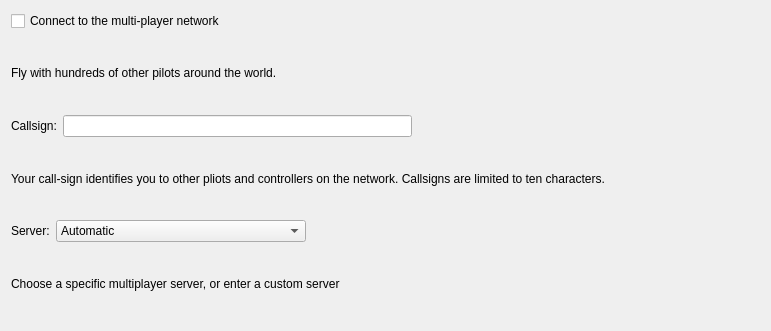
<?xml version="1.0" encoding="UTF-8"?>
<ui version="4.0">
 <class>MPSettings</class>
 <widget class="SettingsSection" name="MPSettings">
  <property name="geometry">
   <rect>
    <x>0</x>
    <y>0</y>
    <width>771</width>
    <height>331</height>
   </rect>
  </property>
  <property name="windowTitle">
   <string>Form</string>
  </property>
  <property name="title" stdset="0">
   <string>Multi-player</string>
  </property>
  <layout class="QVBoxLayout" name="verticalLayout">
   <item>
    <widget class="QCheckBox" name="checkBox">
     <property name="text">
      <string>Connect to the multi-player network</string>
     </property>
    </widget>
   </item>
   <item>
    <widget class="QLabel" name="label_3">
     <property name="text">
      <string>Fly with hundreds of other pilots around the world.</string>
     </property>
     <property name="wordWrap">
      <bool>true</bool>
     </property>
     <property name="help" stdset="0">
      <bool>true</bool>
     </property>
    </widget>
   </item>
   <item>
    <layout class="QHBoxLayout" name="horizontalLayout_2" stretch="0,0,0">
     <item>
      <widget class="QLabel" name="label_4">
       <property name="text">
        <string>Callsign:</string>
       </property>
       <property name="advanced" stdset="0">
        <bool>false</bool>
       </property>
      </widget>
     </item>
     <item>
      <widget class="QLineEdit" name="lineEdit"/>
     </item>
     <item>
      <spacer name="horizontalSpacer_2">
       <property name="orientation">
        <enum>Qt::Horizontal</enum>
       </property>
       <property name="sizeHint" stdset="0">
        <size>
         <width>40</width>
         <height>20</height>
        </size>
       </property>
      </spacer>
     </item>
    </layout>
   </item>
   <item>
    <widget class="QLabel" name="label">
     <property name="text">
      <string>Your call-sign identifies you to other pliots and controllers on the network. Callsigns are limited to ten characters.</string>
     </property>
     <property name="wordWrap">
      <bool>true</bool>
     </property>
     <property name="help" stdset="0">
      <bool>true</bool>
     </property>
    </widget>
   </item>
   <item>
    <layout class="QHBoxLayout" name="horizontalLayout_3">
     <item>
      <widget class="QLabel" name="label_5">
       <property name="text">
        <string>Server:</string>
       </property>
       <property name="advanced" stdset="0">
        <bool>true</bool>
       </property>
      </widget>
     </item>
     <item>
      <widget class="QComboBox" name="comboBox_3">
       <property name="advanced" stdset="0">
        <bool>true</bool>
       </property>
       <item>
        <property name="text">
         <string>Automatic</string>
        </property>
       </item>
       <item>
        <property name="text">
         <string>Thread for culling and drawing</string>
        </property>
       </item>
       <item>
        <property name="text">
         <string>Separate threads for culling and drawing</string>
        </property>
       </item>
      </widget>
     </item>
     <item>
      <spacer name="horizontalSpacer_3">
       <property name="orientation">
        <enum>Qt::Horizontal</enum>
       </property>
       <property name="sizeHint" stdset="0">
        <size>
         <width>40</width>
         <height>20</height>
        </size>
       </property>
      </spacer>
     </item>
    </layout>
   </item>
   <item>
    <widget class="QLabel" name="label_6">
     <property name="text">
      <string>Choose a specific multiplayer server, or enter a custom server</string>
     </property>
     <property name="wordWrap">
      <bool>true</bool>
     </property>
     <property name="advanced" stdset="0">
      <bool>true</bool>
     </property>
     <property name="help" stdset="0">
      <bool>true</bool>
     </property>
    </widget>
   </item>
  </layout>
 </widget>
 <customwidgets>
  <customwidget>
   <class>SettingsSection</class>
   <extends>QWidget</extends>
   <header location="global">GUI/settingssection.h</header>
   <container>1</container>
  </customwidget>
 </customwidgets>
 <resources/>
 <connections/>
</ui>
